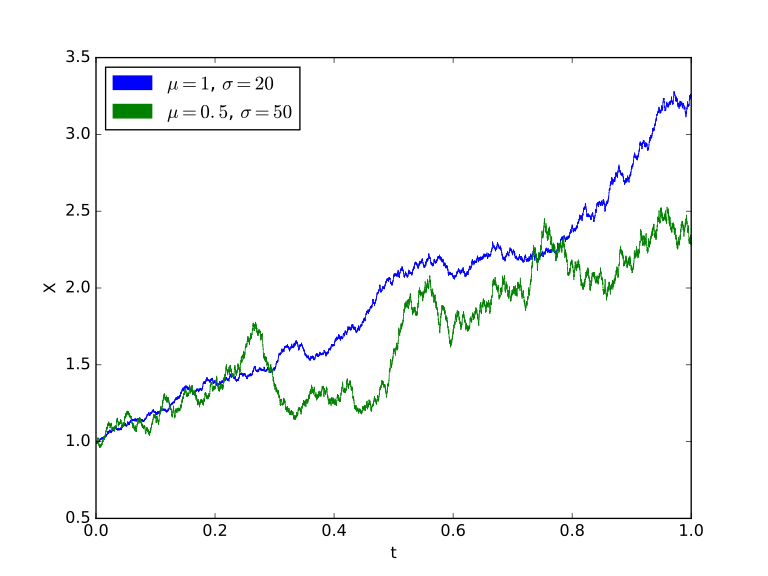

Here is the Python script that generated this plot:
# Two realizations of Geometric Brownian process with time step dt = .0001

import matplotlib.pyplot as pl
import numpy as np
import matplotlib.patches as mpatches

t0 = 0.0
dt = 0.0001
t_final = 1.0
T = np.arange(t0, t_final, dt)
ax = pl.figure().add_subplot(111)
ax.set_xlabel('t')
ax.set_ylabel('X')

np.random.seed(1)

def drawMotion(mu, sigma, color):
    x = 1.0
    for t in T:
        new_x = x + mu*x*dt + sigma*x*np.random.normal(0, dt)
        ax.plot([t, t+dt], [x, new_x], color, linewidth=0.5)
        x = new_x

drawMotion(1, 20, 'b-')
drawMotion(0.5, 50, 'g-')

bluePatch = mpatches.Patch(color='blue', label='$\mu = 1$, $\sigma = 20$')
greenPatch = mpatches.Patch(color='green', label='$\mu = 0.5$, $\sigma = 50$')
pl.legend(handles = [bluePatch, greenPatch], loc=2)

pl.show()
